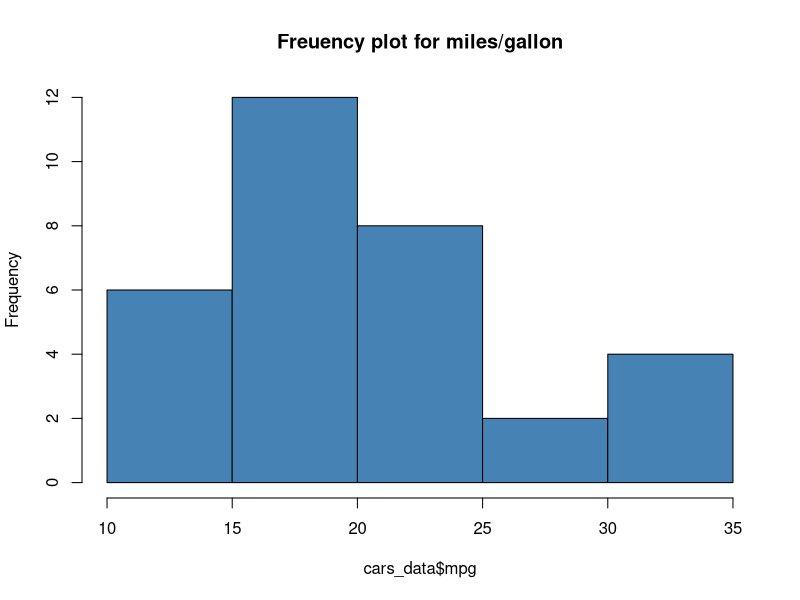
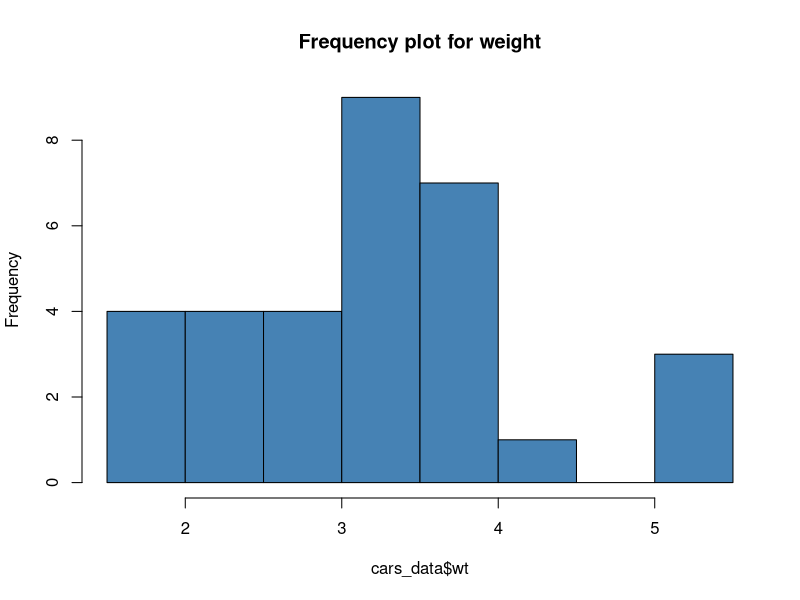
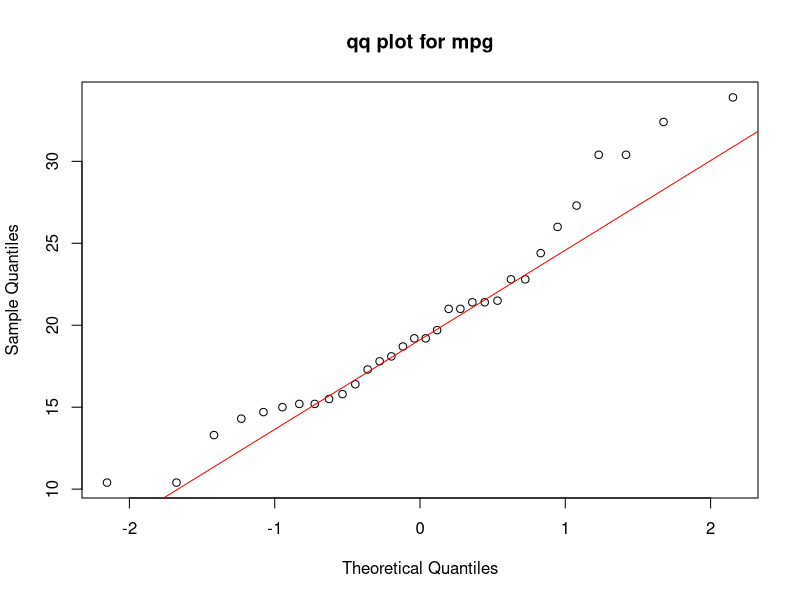
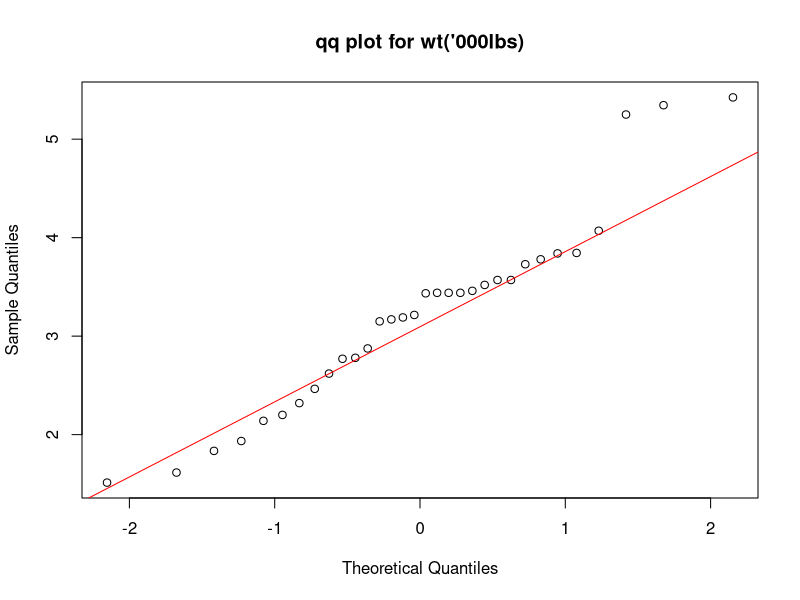
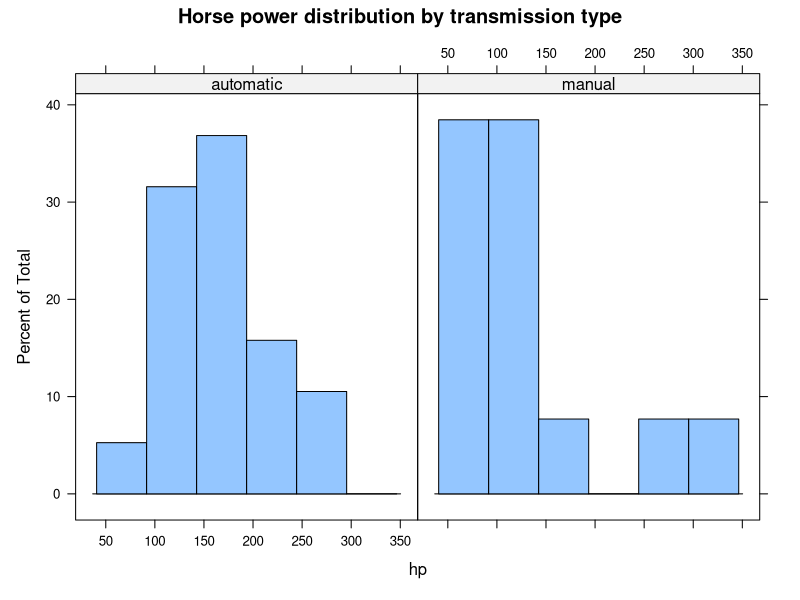

R code for these plots, in order: (Note: this script raises an error after producing the figures.)
cars_data <- mtcars
?mtcars
str(cars_data)
attach(cars_data)

#q2
#A - show charts
hist(cars_data$mpg, main = "Freuency plot for miles/gallon",col= "steel blue")
hist(cars_data$wt, main = "Frequency plot for weight", col= "steel blue")

#B - perform test for normality
qqnorm(cars_data$mpg, main = "qq plot for mpg")
qqline(cars_data$mpg, col = "red")

qqnorm(cars_data$wt, main = "qq plot for wt('000lbs)")
qqline(cars_data$wt, col = "red")

#shapiro-wilks test 
#p-value < 0.05 not normally distributed
#p-value < 0.05 normally distributed

normality_test <- shapiro.test(cars_data$wt)
normality_test$p.value

normality_test <- shapiro.test(cars_data$mpg)
normality_test$p.value

#run pearsons test
cor.test(cars_data$wt, cars_data$mpg, method = "pearson")

#Q4
#Convert am to a factor as it is categorical
cars_data$am <- factor(cars_data$am, labels = c("automatic", "manual"))

#check the distribution of the categorical variable
attach(cars_data)
library("lattice")
histogram(~hp | am, 
          data = cars_data, 
          main = "Horse power distribution by transmission type")

shapiro.test(cars_data$am)
tapply(hp, am, shapiro.test)
shapiro.test(hp)
#summary
#hp = not normally dist(continuous)
#am = not normally dist(cat) (dependent)

#Mann-whitney test
wilcox.test(hp ~am)


